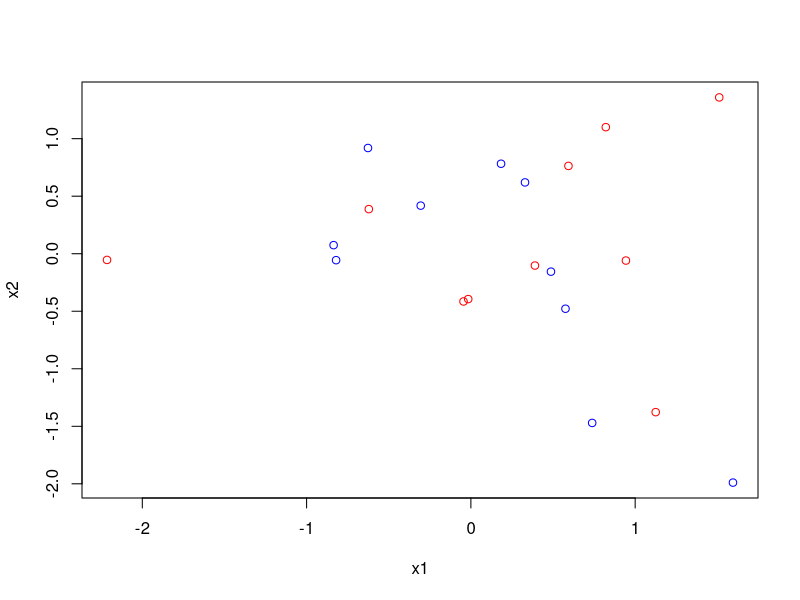
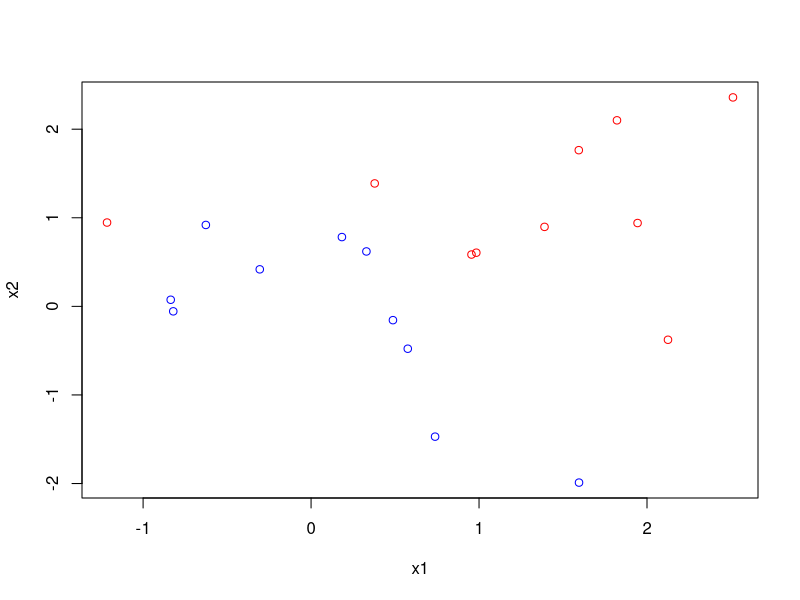
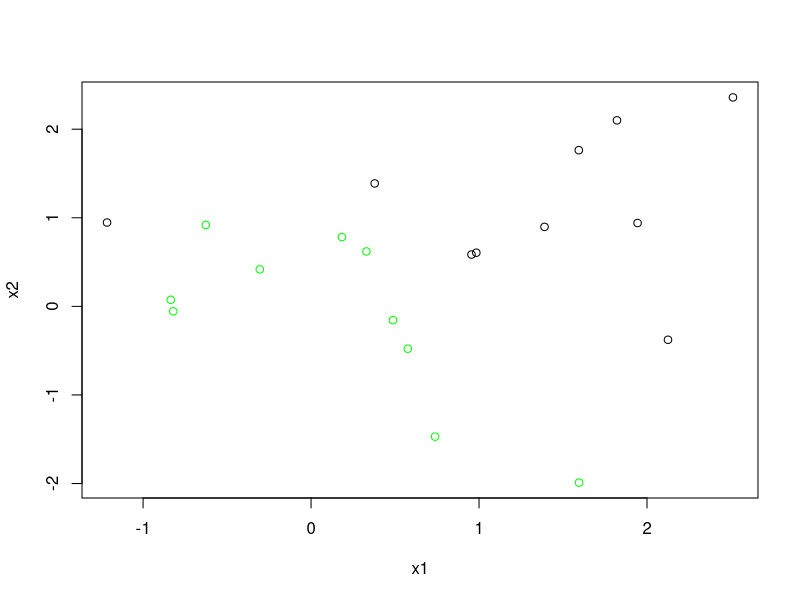
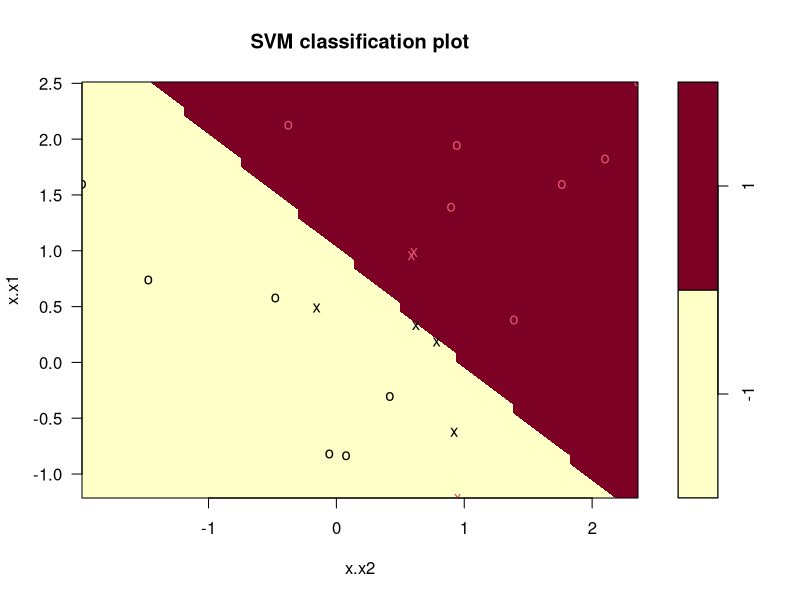
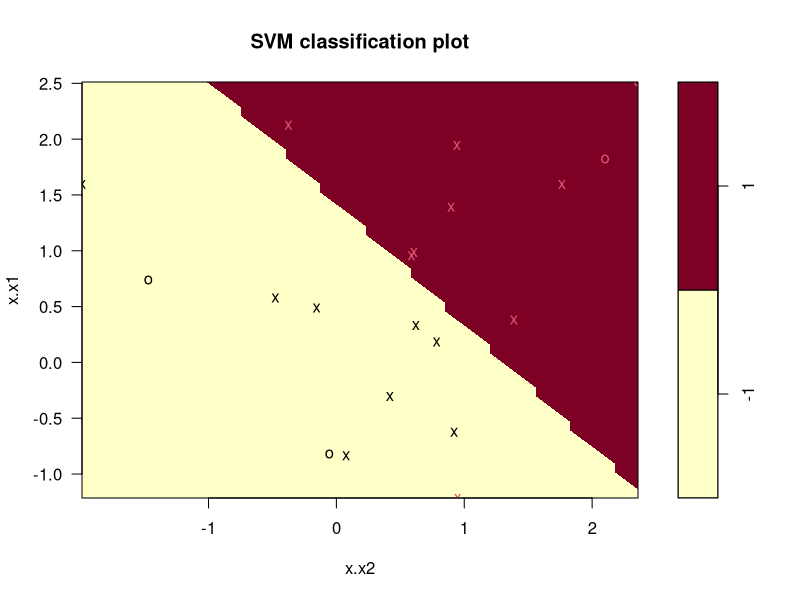

Write R code to recreate these figures, in order.
library(e1071)
RNGkind(sample.kind = 'Rounding')
set.seed(1)
x1 <- rnorm(20)
x2 <- rnorm(20)
x <- cbind(x1,x2)
y <- c(rep(-1,10), rep(1,10))

clrs <- c(rep("blue", 10), rep("red",10))
plot(x, col = clrs)

x[y==1,] <- x[y==1,]+1 #color is blue and red 
plot(x,col =clrs)

clrs <- c(rep("green", 10), rep("black",10))#switches color
plot(x,col = clrs)

data = data.frame(x=x, y= as.factor(y))

svmfit=svm(y~., data = data,
           kernel='linear',
           cost = 10, 
           scale=FALSE)

plot(svmfit, data)

svmfit$index
summary(svmfit)

svmfit <- svm(y ~., data = data,
              kernel = "linear",
              cost = .1,
              scale = FALSE)
plot(svmfit, data)
svmfit$index
summary(svmfit)

#ls(model)
